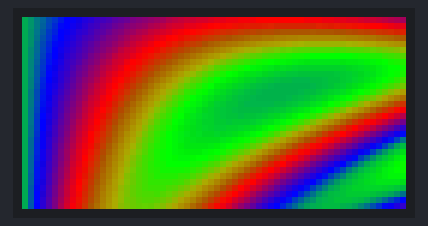
Recording of a sketch running on a simulated ESP32. Parts: 64×32 colour display. Random numbers use the default seed unless the sketch sets one; what the sketch prints to the serial monitor is not drawn.

Above: at 5.17 s.
At 9.41 s:
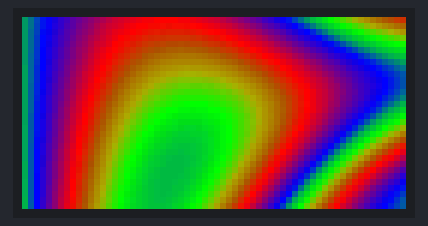
At 13.64 s:
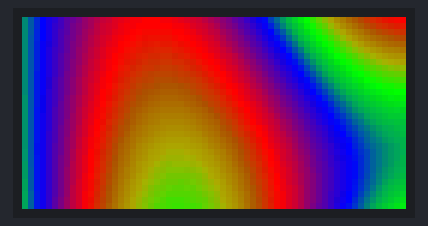
At 22.41 s:
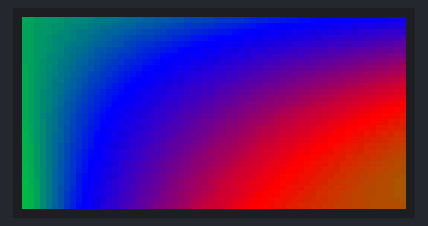
At 30.87 s:
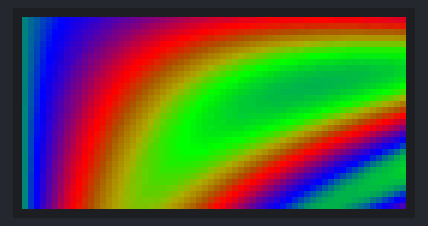
At 39.64 s:
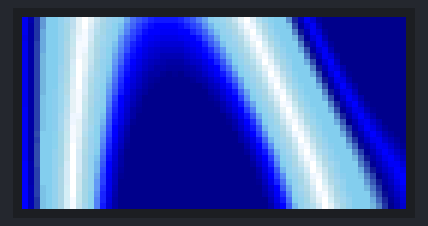

The sketch:

pattern.ino
```cpp
#include <ESP32-HUB75-MatrixPanel-I2S-DMA.h>
#include <FastLED.h>
#include <WiFi.h>
#include <HTTPClient.h>
#include <ArduinoJson.h>
#include <stdio.h>

// ================= LED Matrix Connections =================
#define R1_PIN     4     // Red Row 1
#define G1_PIN     5     // Green Row 1
#define B1_PIN     6     // Blue Row 1
#define R2_PIN     7     // Red Row 2
#define G2_PIN     15    // Green Row 2
#define B2_PIN     16    // Blue Row 2
#define A_PIN      17    // Address line A
#define B_PIN      18    // Address line B
#define C_PIN      8     // Address line C
#define D_PIN      3     // Address line D
#define E_PIN      -1    // Address line E (Not used)
#define CLK_PIN    19    // Clock pin
#define LAT_PIN    20    // Latch pin
#define OE_PIN     2     // Output Enable

// ===== Panel Configuration =====
#define PANEL_WIDTH     64
#define PANEL_HEIGHT    32
#define PANEL_CHAIN     1  // Number of panels chained
#define MATRIX_ROTATION 0

// Define PANELS_NUMBER (missing definition)
#define PANELS_NUMBER 1

// Define dimensions for plasma effect
#define PANE_WIDTH (PANEL_WIDTH * PANELS_NUMBER)
#define PANE_HEIGHT PANEL_HEIGHT

// Define HUB75 pin mappings for ESP32
HUB75_I2S_CFG::i2s_pins pins = {
    R1_PIN, G1_PIN, B1_PIN, R2_PIN, G2_PIN, B2_PIN,
    A_PIN, B_PIN, C_PIN, D_PIN, E_PIN,
    LAT_PIN, OE_PIN, CLK_PIN
};

// Create matrix configuration with pins
HUB75_I2S_CFG mxconfig(PANEL_WIDTH, PANEL_HEIGHT, PANEL_CHAIN, pins);

// placeholder for the matrix object
MatrixPanel_I2S_DMA *dma_display = nullptr;

uint16_t time_counter = 0, cycles = 0, fps = 0;
unsigned long fps_timer;

CRGB currentColor;
CRGBPalette16 palettes[] = {HeatColors_p, LavaColors_p, RainbowColors_p, RainbowStripeColors_p, CloudColors_p};
CRGBPalette16 currentPalette = palettes[0];

CRGB ColorFromCurrentPalette(uint8_t index = 0, uint8_t brightness = 255, TBlendType blendType = LINEARBLEND) {
  return ColorFromPalette(currentPalette, index, brightness, blendType);
}

void setup() {
  Serial.begin(115200);

  Serial.println(F("*****************************************************"));
  Serial.println(F("*        ESP32-HUB75-MatrixPanel-I2S-DMA DEMO       *"));
  Serial.println(F("*****************************************************"));

  // Additional configuration to improve display quality
  mxconfig.clkphase = false;
  mxconfig.driver = HUB75_I2S_CFG::FM6126A;
  mxconfig.latch_blanking = 4;
  mxconfig.i2sspeed = HUB75_I2S_CFG::HZ_10M;

  // Create and initialize the matrix object
  dma_display = new MatrixPanel_I2S_DMA(mxconfig);

  // let's adjust default brightness to about 75%
  dma_display->setBrightness8(255);    // range is 0-255, 0 - 0%, 255 - 100%

  // Allocate memory and start DMA display
  if(!dma_display->begin())
      Serial.println("****** !KABOOM! I2S memory allocation failed ***********");

  // well, hope we are OK, let's draw some colors first :)
  Serial.println("Fill screen: RED");
  dma_display->fillScreenRGB888(255, 0, 0);
  delay(1000);

  Serial.println("Fill screen: GREEN");
  dma_display->fillScreenRGB888(0, 255, 0);
  delay(1000);

  Serial.println("Fill screen: BLUE");
  dma_display->fillScreenRGB888(0, 0, 255);
  delay(1000);

  Serial.println("Fill screen: Neutral White");
  dma_display->fillScreenRGB888(64, 64, 64);
  delay(1000);

  Serial.println("Fill screen: black");
  dma_display->fillScreenRGB888(0, 0, 0);
  delay(1000);

  // Set current FastLED palette
  currentPalette = RainbowColors_p;
  Serial.println("Starting plasma effect...");
  fps_timer = millis();
}

void loop() {
  for (int x = 0; x < PANE_WIDTH; x++) {
    for (int y = 0; y < PANE_HEIGHT; y++) {
      int16_t v = 128;
      uint8_t wibble = sin8(time_counter);
      v += sin16(x * wibble * 3 + time_counter);
      v += cos16(y * (128 - wibble) + time_counter);
      v += sin16(y * x * cos8(-time_counter) / 8);

      currentColor = ColorFromPalette(currentPalette, (v >> 8)); //, brightness, currentBlendType);
      dma_display->drawPixelRGB888(x, y, currentColor.r, currentColor.g, currentColor.b);
    }
  }

  ++time_counter;
  ++cycles;
  ++fps;

  if (cycles >= 1024) {
    time_counter = 0;
    cycles = 0;
    currentPalette = palettes[random(0, sizeof(palettes) / sizeof(palettes[0]))];
  }

  // print FPS rate every 5 seconds
  // Note: this is NOT a matrix refresh rate, it's the number of data frames being drawn to the DMA buffer per second
  if (fps_timer + 5000 < millis()) {
    Serial.printf_P(PSTR("Effect fps: %d\n"), fps / 5);
    fps_timer = millis();
    fps = 0;
  }
}
```
